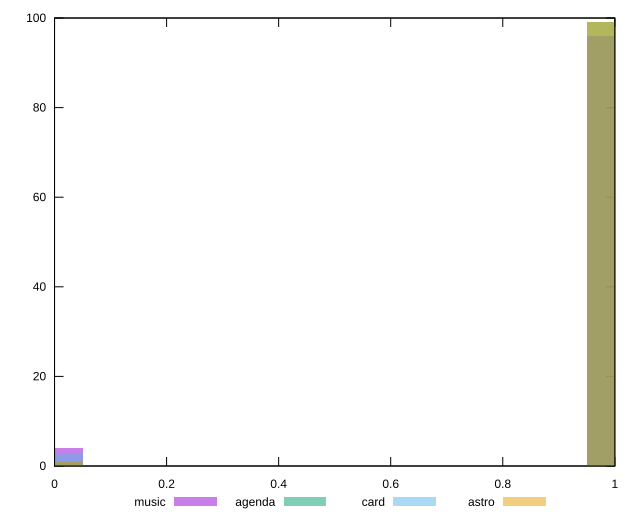

This figure's gnuplot source:
reset

$music <<EOF
0 4
1 96
EOF

$agenda <<EOF
0 1
1 99
EOF

$card <<EOF
1 96
0 3
EOF

$astro <<EOF
1 99
0 1
EOF

set key outside below
set boxwidth 0.1
set xrange [0:1]
set yrange [0:100]
set trange [0:100]
set style fill transparent solid 0.5 noborder
set terminal svg size 640, 520 enhanced background rgb 'white'
set output "reports/report_00030_2021-02-24T20-42-31.540Z/server-response-time/comparison/histogram/all_score.svg"

plot $music title "music" with boxes, \
     $agenda title "agenda" with boxes, \
     $card title "card" with boxes, \
     $astro title "astro" with boxes

reset
